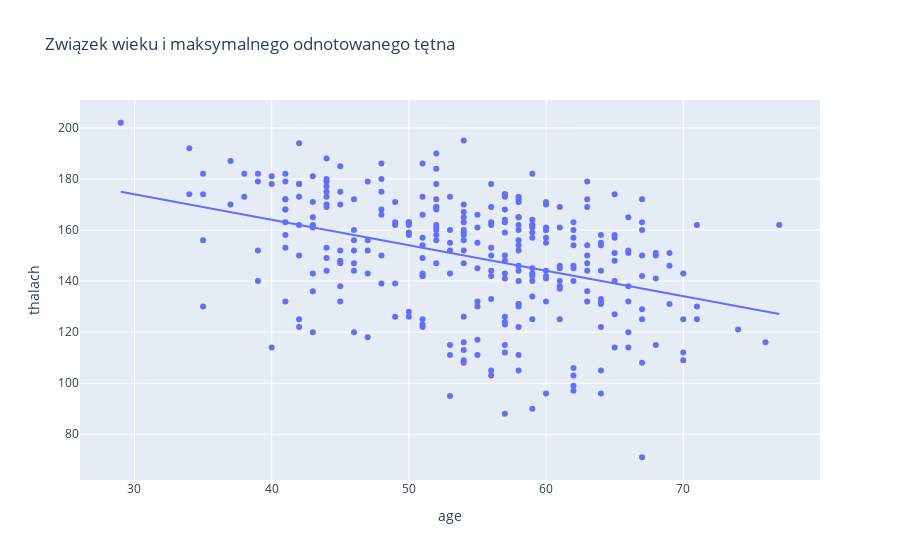

The cell this chart's notebook holds for it:
### Markdown cell above
## Wnioski:
najwięcej outlierów: <br>
 1. trestbps **9**
 2. chol **5** 


najmocniejsze korelacje to: <br>
 1. thalach : age **-0.39** 
 2. trestbps : age **+0.28**
 3. chol : age **+0.20**

 Warto przyjżeć się wykresom punktowym dla najmocniejszych korelacji

### Code cell
px.scatter(df,  'age', 'thalach',trendline='ols', title= 'Związek wieku i maksymalnego odnotowanego tętna')

### Figure 1 — Plotly figure (JSON) as saved in the notebook; plotly's stock layout.template omitted (floating-point values rounded to 4 significant figures; data arrays with more than 128 entries replaced by an {"elided": "..."} marker saying what was removed)
{"data": [{"hovertemplate": "age=%{x}<br>thalach=%{y}<extra></extra>", "legendgroup": "", "marker": {"color": "#636efa", "symbol": "circle"}, "mode": "markers", "name": "", "orientation": "v", "showlegend": false, "type": "scatter", "x": {"elided": "303 int values"}, "xaxis": "x", "y": {"elided": "303 int values"}, "yaxis": "y"}, {"hovertemplate": "<b>OLS trendline</b><br>thalach = -0.996642 * age + 203.863<br>R<sup>2</sup>=0.155083<br><br>age=%{x}<br>thalach=%{y} <b>(trend)</b><extra></extra>", "legendgroup": "", "marker": {"color": "#636efa", "symbol": "circle"}, "mode": "lines", "name": "", "showlegend": false, "type": "scatter", "x": {"elided": "303 int values"}, "xaxis": "x", "y": {"elided": "303 float values"}, "yaxis": "y"}], "layout": {"legend": {"tracegroupgap": 0}, "title": {"text": "Związek wieku i maksymalnego odnotowanego tętna"}, "xaxis": {"anchor": "y", "domain": [0, 1], "title": {"text": "age"}}, "yaxis": {"anchor": "x", "domain": [0, 1], "title": {"text": "thalach"}}}}
